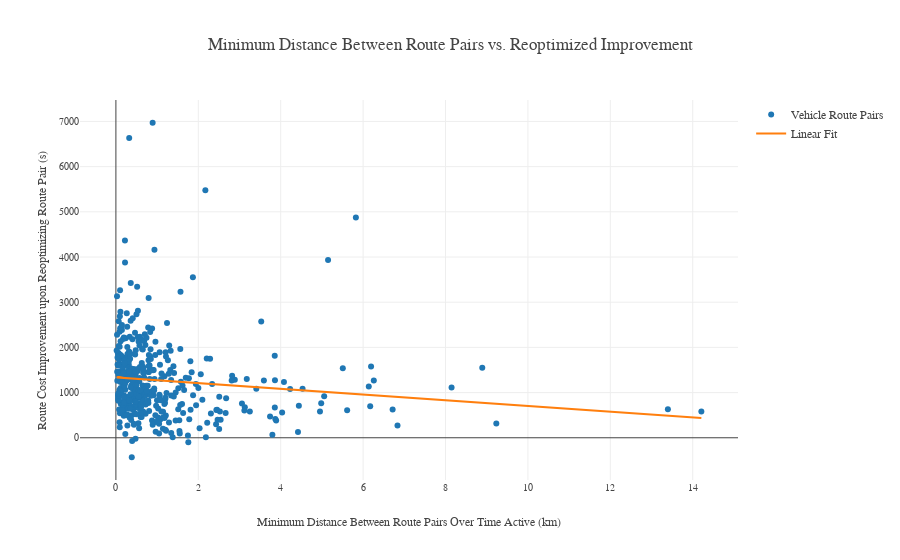

The notebook cell saved with this chart:
### Code cell
import plotly.offline as py
import plotly.graph_objs as go
import pandas as pd
import numpy as np
import itertools
from haversine import haversine
from scipy import stats


py.offline.init_notebook_mode(connected=True)

#import data

#datapath = "C:\Users\Dan Steffy\Dropbox\Research\VRPVIS\\"
datapath = "/Users/TomCreo/Desktop/"

df_ArrivalTimes = pd.read_excel(str(datapath+"Assignment30.xlsx"), sheet_name="ArrivalTimes")
df_Locations = pd.read_excel(str(datapath+"Assignment30.xlsx"), sheet_name="Locations")
df_ArrivalLoad = pd.read_excel(str(datapath+"Assignment30.xlsx"), sheet_name="ArrivalLoad")
df_Demand = pd.read_excel(str(datapath+"Assignment30.xlsx"), sheet_name="Demand")
df_Requests = pd.read_csv(str(datapath+"Google_Campus_Data_217_Shifted.csv"))

#to store requestID associated with each stop
VehRequestID = []

#to store latitude associated with each stop
VehLat = []

#to store longitudes associated with each stop
VehLong = []

#marker fill based on pickup or dropoff
VehFill = []

#hovertext RequestID
VehText = []


#create lists of lists
for v in range(30):
    VehRequestID.append([])
    VehLat.append([])
    VehLong.append([])
    VehFill.append([])
    VehText.append([])
    
#calculate request ID associated with each stop
#extract latitude/longitude from requestID
#assign marker fill: pickup = 'circle', dropoff = 'circle-open'

clist = df_Locations.columns
for v in range(30):
    for i, location in enumerate(df_Locations[clist[v]].dropna(),start=1):
        vehdemand =  df_Demand[clist[v]].dropna()[i]
        if vehdemand == 1:
            VehRequestID[v].append(location/2)
            VehLat[v].append(df_Requests.fromLatitude[location/2])
            VehLong[v].append(df_Requests.fromLongitude[location/2])
            VehFill[v].append('circle')
            VehText[v].append('Pickup RequestID '+str(int(location/2)))
        elif vehdemand == -1:
            VehRequestID[v].append((location-1)/2)
            VehLat[v].append(df_Requests.toLatitude[(location-1)/2])
            VehLong[v].append(df_Requests.toLongitude[(location-1)/2])
            VehFill[v].append('circle-open')
            VehText[v].append('Dropoff RequestID '+str(int((location-1)/2)))

            
            
#define minute by minute interval between first arrival time and last in solution data
interval = range(27010,37388,60)

            
#minute by minute position for given vehicle between all stops
def position(VehNum):
    VehPosition = []
    for i in range(len(VehLong[VehNum])-1):
        for z in interval:
            if df_ArrivalTimes[clist[VehNum]].dropna()[i+1] <= z <= df_ArrivalTimes[clist[VehNum]].dropna()[i+2]:
                t = ((z - df_ArrivalTimes[clist[VehNum]].dropna()[i+1]) / 
                        (df_ArrivalTimes[clist[VehNum]].dropna()[i+2]-df_ArrivalTimes[clist[VehNum]].dropna()[i+1])
                    )
                x = VehLong[VehNum][i] + (VehLong[VehNum][i+1]-VehLong[VehNum][i])*t
                y = VehLat[VehNum][i] + (VehLat[VehNum][i+1]-VehLat[VehNum][i])*t
                VehPosition.append((x, y, z))
    return VehPosition;



#calculates avg location for 2 specified vehicles and measures distance between them
#returns distance between avg locations in km

def avg_loc_dist(VehNum1,VehNum2):
    AvgLong1 = sum(VehLong[VehNum1]) / len(VehLong[VehNum1])
    AvgLat1 = sum(VehLat[VehNum1]) / len(VehLat[VehNum1])
    AvgLoc1 = (AvgLong1, AvgLat1)

    AvgLong2 = sum(VehLong[VehNum2]) / len(VehLong[VehNum2])
    AvgLat2 = sum(VehLat[VehNum2]) / len(VehLat[VehNum2])
    AvgLoc2 = (AvgLong2, AvgLat2)
    
    dist = haversine(AvgLoc1, AvgLoc2)
    return dist;


#calculate distance in km for all combinations of 2 vehicles and find minimum overall vehicles
AvgLocDist = []
AvgLocMinDist = None

for pair in itertools.combinations(range(30), 2):
    CurrentDist = avg_loc_dist(*pair)
    AvgLocDist.append([pair, CurrentDist])
    if AvgLocMinDist == None:
        AvgLocMinDist = CurrentDist
    else:
        AvgLocMinDist = min(AvgLocMinDist,CurrentDist)


        
    
    
#calculates distance between 2 specified vehicles at each time t
#returns minimum distance
def min_dist(VehNum1,VehNum2):
    dist2 = []
    VehNum1Pos = position(VehNum1)
    VehNum2Pos = position(VehNum2)
    for t in interval:
        VehNum1Loc_t = [item for item in VehNum1Pos if item[2] == t]
        VehNum2Loc_t = [item for item in VehNum2Pos if item[2] == t]
        if (len(VehNum1Loc_t) != 0 and
            len(VehNum2Loc_t) != 0):
            VehNum1Loc = (VehNum1Loc_t[0][0],VehNum1Loc_t[0][1])
            VehNum2Loc = (VehNum2Loc_t[0][0],VehNum2Loc_t[0][1])
            dist2.append(((haversine(VehNum1Loc, VehNum2Loc))))
    if len(dist2) != 0:
        return min(dist2);
    else:
        return None;
    



#caclulates min distance for all pairs of vehicles
MinLocDist = []

for pair in itertools.combinations(range(30), 2):
    min_distance = min_dist(*pair)
    print [pair, min_distance]
    MinLocDist.append([pair, min_distance])
    

    
    
#calculates avg distance between 2 specified vehicles over time when both are active; returns distance
def avg_dist(VehNum1,VehNum2):
    Distance_t = min_dist(VehNum1,VehNum2)
    DistSum = sum(pair[0] for pair in Distance_t)
    AvgDist = DistSum / len(Distance_t)
    return AvgDist;





#read in experiment output and calculate improvements
df_ExpData = pd.read_excel(str(datapath+"Data 435.xlsx"))

ReoptImprovement = []


for i in range(len(df_ExpData.FirstVehicle)-1):
    ReoptImprovement.append([(int(df_ExpData.FirstVehicle[i+1]), int(df_ExpData.SecondVehicle[i+1])), (int(df_ExpData.OriginalCost_s[i+1]) - int(df_ExpData.MIPTrueCost_s[i+1]))])
    
    



#create 2d scatterplots

ReoptImpY = []
VehPairs = []


for i, data in enumerate(ReoptImprovement):
    if MinLocDist[i][1] != None:
        ReoptImpY.append(data[1])
        VehPairs.append(data[0])

        

#versus MinDist
MinDistX = [i[1] for i in MinLocDist if i[1] != None]

slope1, intercept1, r_value, p_value, std_err = stats.linregress(MinDistX,ReoptImpY)

line1 = slope1*np.array(MinDistX)+intercept1

print r_value

trace0 = go.Scatter(
    x = MinDistX,
    y = ReoptImpY,
    mode = 'markers',
    text = VehPairs,
    name = 'Vehicle Route Pairs'
    )

trace1 = go.Scatter(
    x=MinDistX,
    y=line1,
    mode='lines',
    name='Linear Fit'
    )

data1 = [trace0,trace1]

layout1 = go.Layout(
    title = 'Minimum Distance Between Route Pairs vs. Reoptimized Improvement',
    font=dict(family='Arial, sans-serif', size=12),
    xaxis = dict(
        title = 'Minimum Distance Between Route Pairs Over Time Active (km)',
        titlefont=dict(
            family='Arial, sans-serif',
            size=12
        ),
        tickfont=dict(
            family='Arial, sans-serif',
            size=10
        ),
    ),
    yaxis = dict(
        title = 'Route Cost Improvement upon Reoptimizing Route Pair (s)',
        titlefont=dict(
            family='Arial, sans-serif',
            size=12
        ),
        tickfont=dict(
            family='Arial, sans-serif',
            size=10
        )
    )
)

fig1 = dict(data=data1, layout=layout1)

py.offline.iplot(fig1)

print "R value: "
print r_value

### Figure 1 — Plotly figure (JSON) as saved in the notebook; plotly's stock layout.template omitted (floating-point values rounded to 4 significant figures; data arrays with more than 128 entries replaced by an {"elided": "..."} marker saying what was removed)
{"data": [{"mode": "markers", "name": "Vehicle Route Pairs", "text": {"elided": "426 str values"}, "type": "scatter", "uid": "98688545-fa46-11e8-a3e8-00264a01b5b6", "x": {"elided": "426 float values"}, "y": {"elided": "426 int values"}}, {"mode": "lines", "name": "Linear Fit", "type": "scatter", "uid": "986889d4-fa46-11e8-a990-00264a01b5b6", "x": {"elided": "426 float values"}, "y": {"elided": "426 float values"}}], "layout": {"font": {"family": "Arial, sans-serif", "size": 12}, "title": "Minimum Distance Between Route Pairs vs. Reoptimized Improvement", "xaxis": {"tickfont": {"family": "Arial, sans-serif", "size": 10}, "title": "Minimum Distance Between Route Pairs Over Time Active (km)", "titlefont": {"family": "Arial, sans-serif", "size": 12}}, "yaxis": {"tickfont": {"family": "Arial, sans-serif", "size": 10}, "title": "Route Cost Improvement upon Reoptimizing Route Pair (s)", "titlefont": {"family": "Arial, sans-serif", "size": 12}}}}
